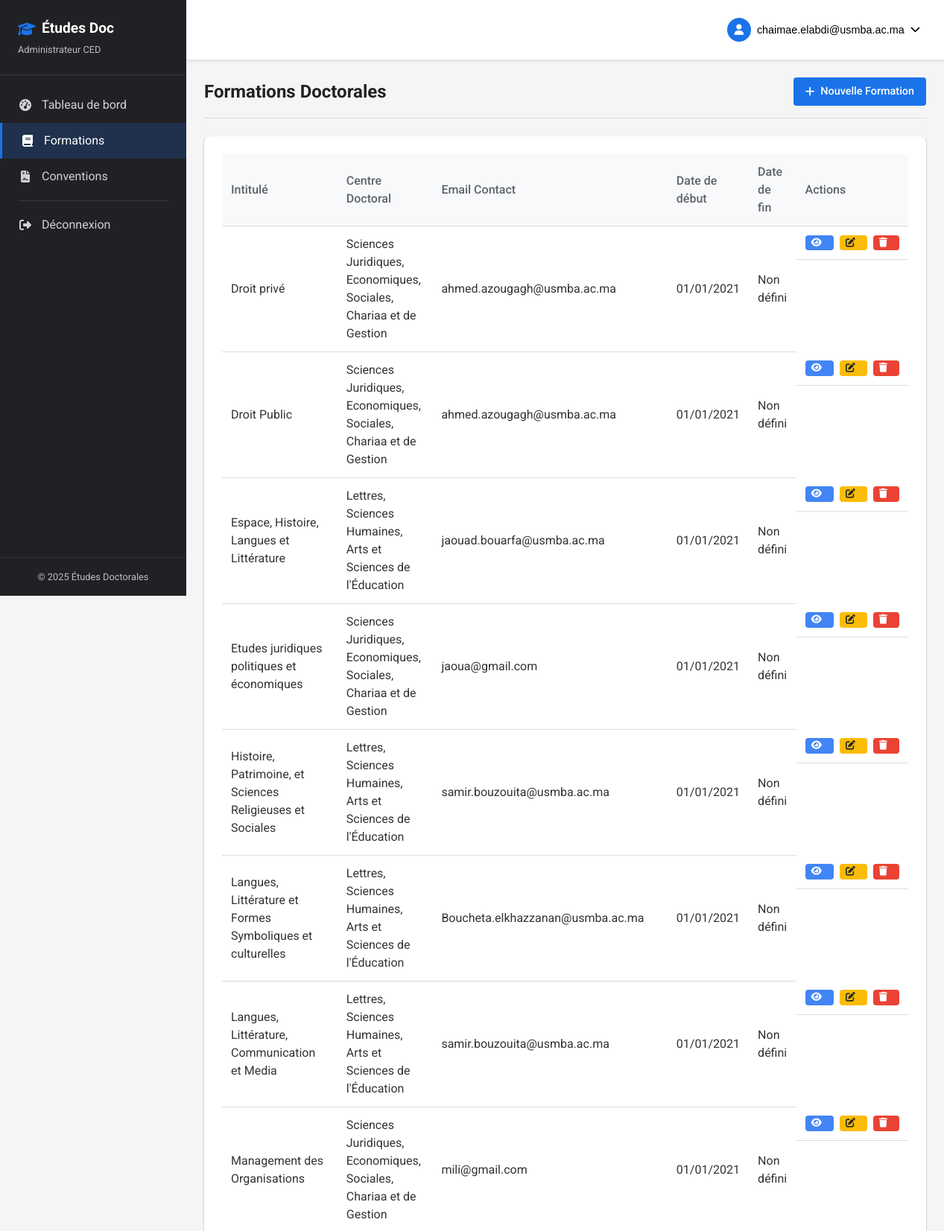
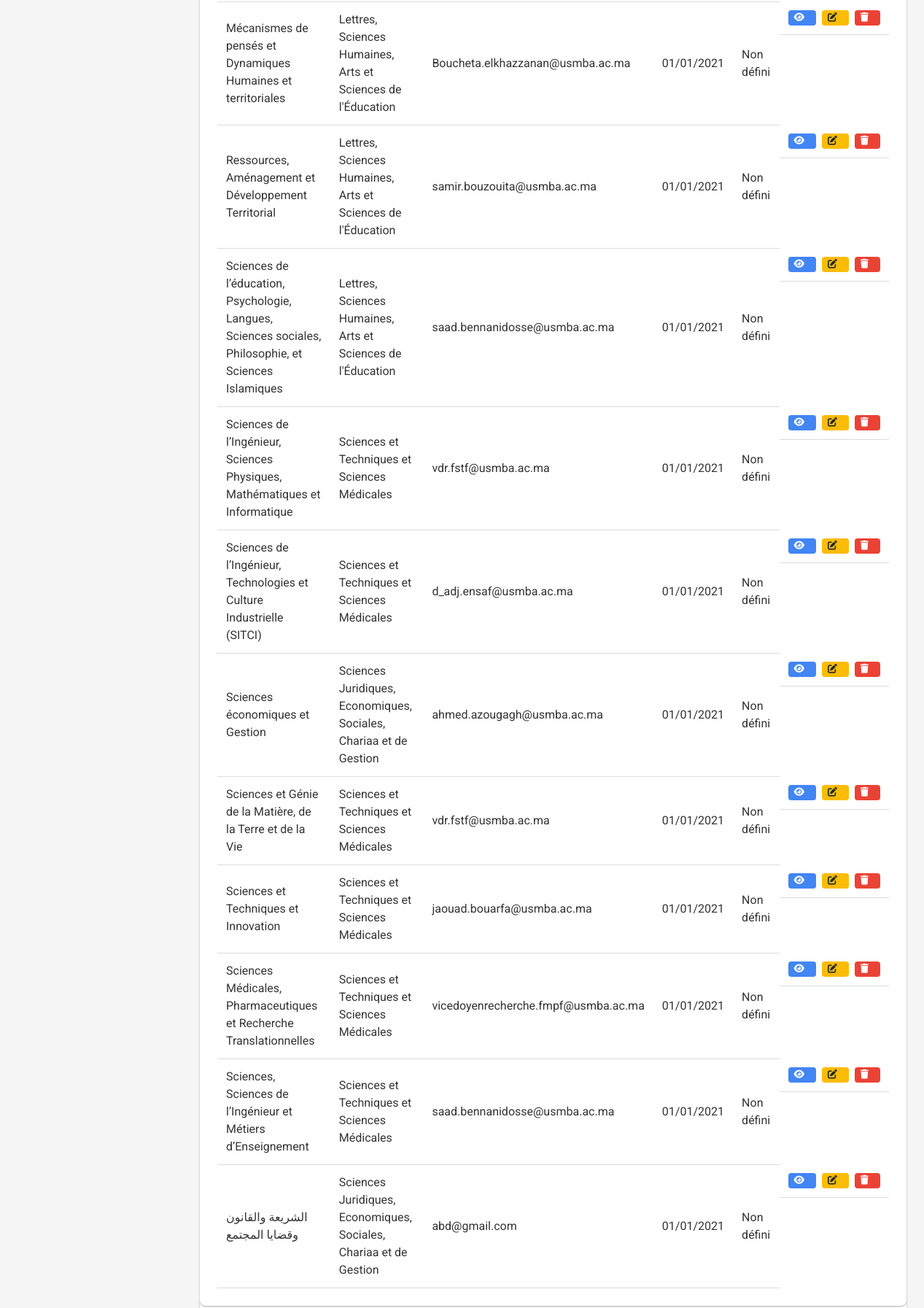
Page /formations.php (signed in) on the committed database (2 pictures, top to bottom).
### tables this page shows
CREATE TABLE `formations_doctorales` (
  `id` int(11) NOT NULL,
  `intitule` varchar(255) NOT NULL,
  `description` text DEFAULT NULL,
  `contact_email` varchar(100) DEFAULT NULL,
  `date_debut` date DEFAULT NULL,
  `date_fin` date DEFAULT NULL
);

CREATE TABLE `ced` (
  `id` int(11) NOT NULL,
  `nom` varchar(255) NOT NULL,
  `directeur` varchar(100) DEFAULT NULL,
  `email_contact` varchar(100) DEFAULT NULL,
  `gsm` varchar(20) DEFAULT NULL
);

### includes/functions.php (called while the page is built, shortened)
<?php
function formatDate($date) {
    if (empty($date) || $date == "0000-00-00") {
        return "Non défini";
    }
    $timestamp = strtotime($date);
    return date("d/m/Y", $timestamp);
}
?>

### formations.php (the view, shortened to what this page needs)
<?php
require_once "includes/header.php";
$sql = "SELECT f.*, c.nom as ced_nom FROM formations_doctorales f
        LEFT JOIN ced_formations cf ON f.id = cf.id_formation
        LEFT JOIN ced c ON cf.id_ced = c.id
        ORDER BY f.intitule ASC";
$formations = $conn->query($sql);
?>
<div class="page-header">
    <h1>Formations Doctorales</h1>
    <a href="formation_add.php" class="btn btn-primary">
        <i class="fas fa-plus"></i> Nouvelle Formation
    </a>
</div>
<div class="data-container">
    <div class="card">
        <div class="card-content">
            <div class="table-responsive">
                <table class="table">
                    <thead>
                        <tr>
                            <th>Intitulé</th>
                            <th>Centre Doctoral</th>
                            <th>Email Contact</th>
                            <th>Date de début</th>
                            <th>Date de fin</th>
                            <th>Actions</th>
                        </tr>
                    </thead>
                    <tbody>
                        <?php if ($formations && $formations->num_rows > 0): ?>
                            <?php while ($formation = $formations->fetch_assoc()): ?>
                                <tr>
                                    <td><?php echo $formation['intitule']; ?></td>
                                    <td><?php echo !empty($formation['ced_nom']) ? $formation['ced_nom'] : 'Non assigné'; ?></td>
                                    <td><?php echo $formation['contact_email']; ?></td>
                                    <td><?php echo formatDate($formation['date_debut']); ?></td>
                                    <td><?php echo formatDate($formation['date_fin']); ?></td>
                                    <td class="actions">
                                        <a href="formation_details.php?id=<?php echo $formation['id']; ?>" class="btn btn-sm btn-info" title="Détails">
                                            <i class="fas fa-eye"></i>
                                        </a>
                                        <a href="formation_edit.php?id=<?php echo $formation['id']; ?>" class="btn btn-sm btn-warning" title="Modifier">
                                            <i class="fas fa-edit"></i>
                                        </a>
                                        <a href="#" class="btn btn-sm btn-danger" title="Supprimer"
                                           onclick="confirmDelete(<?php echo $formation['id']; ?>, '<?php echo addslashes($formation['intitule']); ?>')">
                                            <i class="fas fa-trash"></i>
                                        </a>
                                    </td>
                                </tr>
                            <?php endwhile; ?>
                        <?php else: ?>
                            <tr>
                                <td colspan="6" class="text-center">Aucune formation trouvée</td>
                            </tr>
                        <?php endif; ?>
                    </tbody>
                </table>
            </div>
        </div>
    </div>
</div>
<?php
require_once "includes/footer.php";
?>

### assets/css/style.css (style rules this page uses)
:root { --primary-color: #1a73e8; --primary-hover: #1669d8; --secondary-color: #5f6368; --accent-color: #34a853; --danger-color: #ea4335; --warning-color: #fbbc05; --light-color: #f8f9fa; --dark-color: #202124; --border-color: #dadce0; --success-color: #34a853; --info-color: #4285f4; --box-shadow: 0 1px 3px rgba(0, 0, 0, 0.12), 0 1px 2px rgba(0, 0, 0, 0.24); --transition: all 0.3s cubic-bezier(0.25, 0.8, 0.25, 1); }
* { margin: 0; padding: 0; box-sizing: border-box; }
body { font-family: 'Roboto', sans-serif; font-size: 16px; line-height: 1.5; color: #333; background-color: #f5f5f5; }
a { text-decoration: none; color: var(--primary-color); }
.btn { display: inline-flex; align-items: center; justify-content: center; padding: 0.5rem 1rem; border-radius: 4px; font-size: 0.9rem; font-weight: 500; cursor: pointer; transition: var(--transition); border: none; outline: none; text-align: center; }
.btn i { margin-right: 0.5rem; }
.btn-primary { background-color: var(--primary-color); color: white; }
.btn-danger { background-color: var(--danger-color); color: white; }
.btn-warning { background-color: var(--warning-color); color: #212529; }
.btn-info { background-color: var(--info-color); color: white; }
.btn-sm { padding: 0.25rem 0.5rem; font-size: 0.8rem; }
.card { background-color: white; border-radius: 8px; box-shadow: var(--box-shadow); overflow: hidden; margin-bottom: 1.5rem; }
.card-content { padding: 1.5rem; }
.table-responsive { overflow-x: auto; }
.table { width: 100%; border-collapse: collapse; }
.table th, .table td { padding: 0.75rem; text-align: left; border-bottom: 1px solid var(--border-color); }
.table th { background-color: #f8f9fa; font-weight: 500; color: var(--secondary-color); }
.table .actions { display: flex; gap: 0.5rem; }

### assets/css/dashboard.css (style rules this page uses)
.page-header { display: flex; justify-content: space-between; align-items: center; margin-bottom: 1.5rem; padding-bottom: 1rem; border-bottom: 1px solid var(--border-color); }
.page-header h1 { margin: 0; font-size: 1.5rem; color: var(--dark-color); }
.data-container { background-color: white; border-radius: 8px; box-shadow: var(--box-shadow); overflow: hidden; }

### rows in the picture
formations_doctorales: intitule "Droit privé", ced.nom "Sciences Juridiques, Economiques, Sociales, Chariaa et de Gestion", contact_email "ahmed.azougagh@usmba.ac.ma", date_debut "01/01/2021", date_fin "Non défini"
formations_doctorales: intitule "Droit Public", ced.nom "Sciences Juridiques, Economiques, Sociales, Chariaa et de Gestion", contact_email "ahmed.azougagh@usmba.ac.ma", date_debut "01/01/2021", date_fin "Non défini"
formations_doctorales: intitule "Espace, Histoire, Langues et Littérature", ced.nom "Lettres, Sciences Humaines, Arts et Sciences de l'Éducation", contact_email "jaouad.bouarfa@usmba.ac.ma", date_debut "01/01/2021", date_fin "Non défini"
formations_doctorales: intitule "Etudes juridiques politiques et économiques", ced.nom "Sciences Juridiques, Economiques, Sociales, Chariaa et de Gestion", contact_email "jaoua@gmail.com", date_debut "01/01/2021", date_fin "Non défini"
formations_doctorales: intitule "Histoire, Patrimoine, et Sciences Religieuses et Sociales", ced.nom "Lettres, Sciences Humaines, Arts et Sciences de l'Éducation", contact_email "samir.bouzouita@usmba.ac.ma", date_debut "01/01/2021", date_fin "Non défini"
formations_doctorales: intitule "Langues, Littérature et Formes Symboliques et culturelles", ced.nom "Lettres, Sciences Humaines, Arts et Sciences de l'Éducation", contact_email "Boucheta.elkhazzanan@usmba.ac.ma", date_debut "01/01/2021", date_fin "Non défini"
formations_doctorales: intitule "Langues, Littérature, Communication et Media", ced.nom "Lettres, Sciences Humaines, Arts et Sciences de l'Éducation", contact_email "samir.bouzouita@usmba.ac.ma", date_debut "01/01/2021", date_fin "Non défini"
formations_doctorales: intitule "Management des Organisations", ced.nom "Sciences Juridiques, Economiques, Sociales, Chariaa et de Gestion", contact_email "mili@gmail.com", date_debut "01/01/2021", date_fin "Non défini"
formations_doctorales: intitule "Mécanismes de pensés et Dynamiques Humaines et territoriales", ced.nom "Lettres, Sciences Humaines, Arts et Sciences de l'Éducation", contact_email "Boucheta.elkhazzanan@usmba.ac.ma", date_debut "01/01/2021", date_fin "Non défini"
formations_doctorales: intitule "Ressources, Aménagement et Développement Territorial", ced.nom "Lettres, Sciences Humaines, Arts et Sciences de l'Éducation", contact_email "samir.bouzouita@usmba.ac.ma", date_debut "01/01/2021", date_fin "Non défini"
formations_doctorales: intitule "Sciences de l’éducation, Psychologie, Langues, Sciences sociales, Philosophie, et Sciences Islamiques", ced.nom "Lettres, Sciences Humaines, Arts et Sciences de l'Éducation", contact_email "saad.bennanidosse@usmba.ac.ma", date_debut "01/01/2021", date_fin "Non défini"
formations_doctorales: intitule "Sciences de l’Ingénieur, Sciences Physiques, Mathématiques et Informatique", ced.nom "Sciences et Techniques et Sciences Médicales", contact_email "vdr.fstf@usmba.ac.ma", date_debut "01/01/2021", date_fin "Non défini"
formations_doctorales: intitule "Sciences de l’Ingénieur, Technologies et Culture Industrielle (SITCI)", ced.nom "Sciences et Techniques et Sciences Médicales", contact_email "d_adj.ensaf@usmba.ac.ma", date_debut "01/01/2021", date_fin "Non défini"
formations_doctorales: intitule "Sciences économiques et Gestion", ced.nom "Sciences Juridiques, Economiques, Sociales, Chariaa et de Gestion", contact_email "ahmed.azougagh@usmba.ac.ma", date_debut "01/01/2021", date_fin "Non défini"
formations_doctorales: intitule "Sciences et Génie de la Matière, de la Terre et de la Vie", ced.nom "Sciences et Techniques et Sciences Médicales", contact_email "vdr.fstf@usmba.ac.ma", date_debut "01/01/2021", date_fin "Non défini"
formations_doctorales: intitule "Sciences et Techniques et Innovation", ced.nom "Sciences et Techniques et Sciences Médicales", contact_email "jaouad.bouarfa@usmba.ac.ma", date_debut "01/01/2021", date_fin "Non défini"
formations_doctorales: intitule "Sciences Médicales, Pharmaceutiques et Recherche Translationnelles", ced.nom "Sciences et Techniques et Sciences Médicales", contact_email "vicedoyenrecherche.fmpf@usmba.ac.ma", date_debut "01/01/2021", date_fin "Non défini"
formations_doctorales: intitule "Sciences, Sciences de l’Ingénieur et Métiers d’Enseignement", ced.nom "Sciences et Techniques et Sciences Médicales", contact_email "saad.bennanidosse@usmba.ac.ma", date_debut "01/01/2021", date_fin "Non défini"
formations_doctorales: intitule "الشريعة والقانون وقضايا المجتمع", ced.nom "Sciences Juridiques, Economiques, Sociales, Chariaa et de Gestion", contact_email "abd@gmail.com", date_debut "01/01/2021", date_fin "Non défini"

### other values in the picture
getUserRoleDisplay() "Administrateur CED"
getUserEmail() "chaimae.elabdi@usmba.ac.ma"
